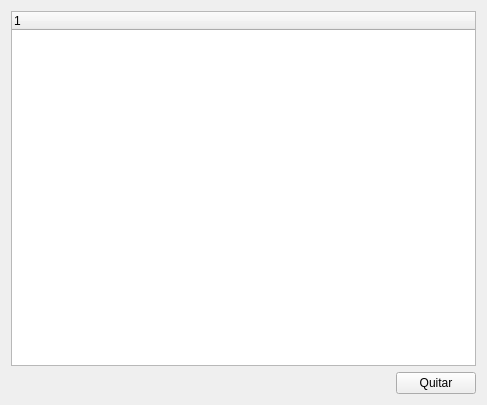
<?xml version="1.0" encoding="UTF-8"?>
<ui version="4.0">
 <class>Widget</class>
 <widget class="QWidget" name="Widget">
  <property name="geometry">
   <rect>
    <x>0</x>
    <y>0</y>
    <width>487</width>
    <height>405</height>
   </rect>
  </property>
  <property name="windowTitle">
   <string>Widget</string>
  </property>
  <layout class="QGridLayout" name="gridLayout">
   <item row="0" column="0">
    <widget class="QTreeWidget" name="treeWidget">
     <column>
      <property name="text">
       <string notr="true">1</string>
      </property>
     </column>
    </widget>
   </item>
   <item row="1" column="0">
    <layout class="QHBoxLayout" name="horizontalLayout">
     <item>
      <spacer name="horizontalSpacer">
       <property name="orientation">
        <enum>Qt::Horizontal</enum>
       </property>
       <property name="sizeHint" stdset="0">
        <size>
         <width>40</width>
         <height>20</height>
        </size>
       </property>
      </spacer>
     </item>
     <item>
      <widget class="QPushButton" name="quitarPushButton">
       <property name="text">
        <string>Quitar</string>
       </property>
      </widget>
     </item>
    </layout>
   </item>
  </layout>
 </widget>
 <layoutdefault spacing="6" margin="11"/>
 <resources/>
 <connections/>
</ui>
